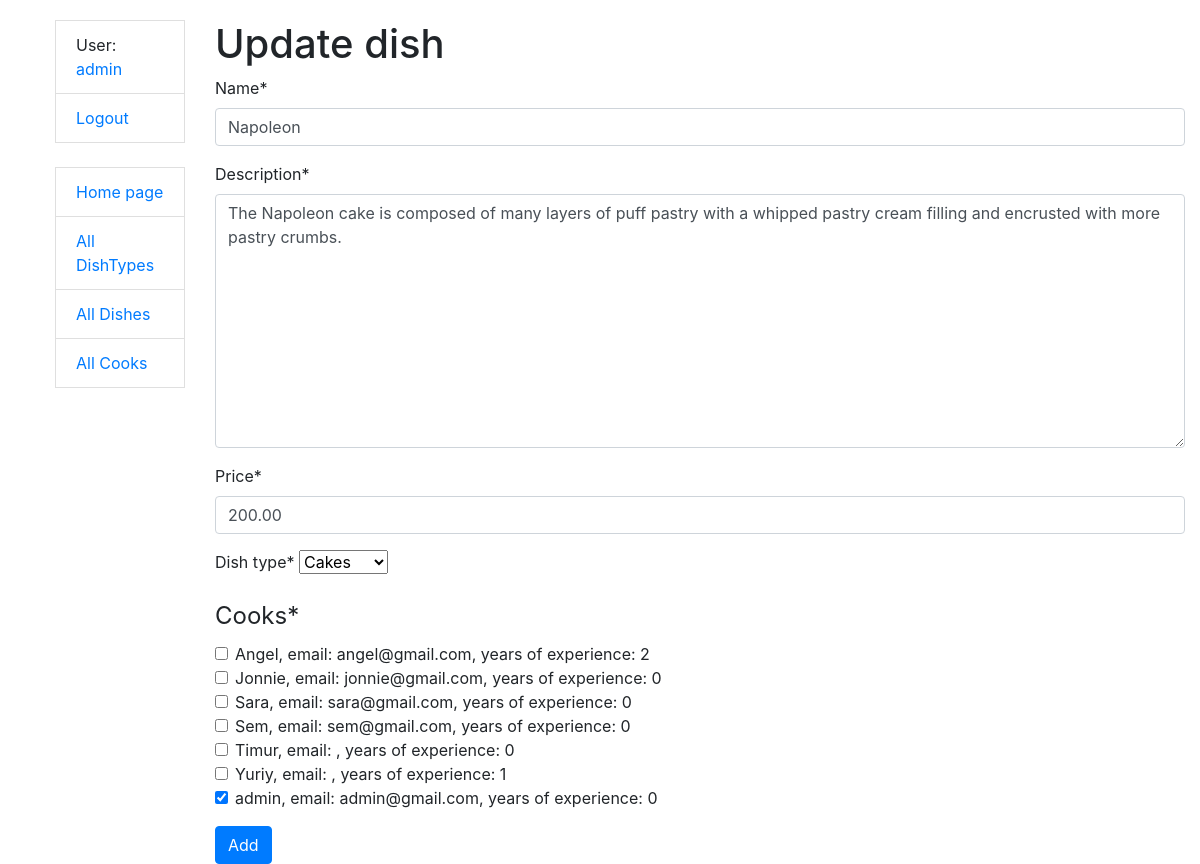
The page /dishes/1/update/ (signed in) on the database its author committed.
### kitchen/models.py (models this page shows, shortened)
class Cook(AbstractUser):
    years_of_experience = models.PositiveIntegerField(default=0)
    class Meta:
        verbose_name = "cook"
        verbose_name_plural = "cooks"
        ordering = ["username"]
    def __str__(self) -> str:
        return (f"{self.username}, email: {self.email}, "
                f"years of experience: {self.years_of_experience}")

class Dish(models.Model):
    name = models.CharField(max_length=63)
    description = models.TextField(max_length=255)
    price = models.DecimalField(max_digits=5, decimal_places=2)
    dish_type = models.ForeignKey(DishType, on_delete=models.CASCADE, related_name="dishes")
    cooks = models.ManyToManyField(settings.AUTH_USER_MODEL, related_name="dishes")
    class Meta:
        ordering = ["name"]

class DishType(models.Model):
    name = models.CharField(max_length=63, unique=True)
    class Meta:
        ordering = ["name"]
    def __str__(self) -> str:
        return self.name

### kitchen/views.py (the view)
class DishUpdateView(LoginRequiredMixin, generic.UpdateView):
    model = Dish
    form_class = DishForm
    success_url = reverse_lazy("kitchen:dish-list")

### kitchen/forms.py
class DishForm(forms.ModelForm):
    cooks = forms.ModelMultipleChoiceField(
        queryset=get_user_model().objects.all(),
        widget=forms.CheckboxSelectMultiple,
        required=True
    )
    class Meta:
        model = Dish
        fields = "__all__"

### templates/kitchen/dish_form.html (shortened to what this page needs)
{% extends "base.html" %}
{% load crispy_forms_filters %}
{% block content %}
  <h1>{{ object|yesno:"Update,Create" }} dish</h1>
  <form action="" method="post" novalidate>
    {{ form|crispy }}
    <input class="btn btn-primary" type="submit" value="Add">
  </form>
{% endblock %}

### templates/includes/sidebar.html
<ul class="sidebar-nav">
  {% if user.is_authenticated %}
    <li class="list-group-item">User: <a href="{% url 'kitchen:cook-detail' user.pk %}">{{ user.username }}</a></li>
    <li class="list-group-item"><a href="{% url "logout" %}">Logout</a></li>
  {% else %}
    <li class="list-group-item"><a href="{% url "login" %}">Login</a></li>
  {% endif %}
  <br>
  <li class="list-group-item"><a href="{% url 'kitchen:index' %}">Home page</a></li>
  <li class="list-group-item"><a href="{% url 'kitchen:dish-type-list' %}">All DishTypes</a></li>
  <li class="list-group-item"><a href="{% url 'kitchen:dish-list' %}">All Dishes</a></li>
  <li class="list-group-item"><a href="{% url 'kitchen:cook-list' %}">All Cooks</a></li>
</ul>

### static/css/style.css (style rules this page uses)
body { margin-top: 20px; }

### rows shown on the page
Cook: username "admin"
Dish: name "Napoleon", description "The Napoleon cake is composed of many layers of puff pastry with a whipped pastry cream filling and encrusted with more pastry crumbs.", price "200.00", dish_type "Cakes"

### other values the page prints
{{ object|yesno:"Update,Create" }} "Update"
